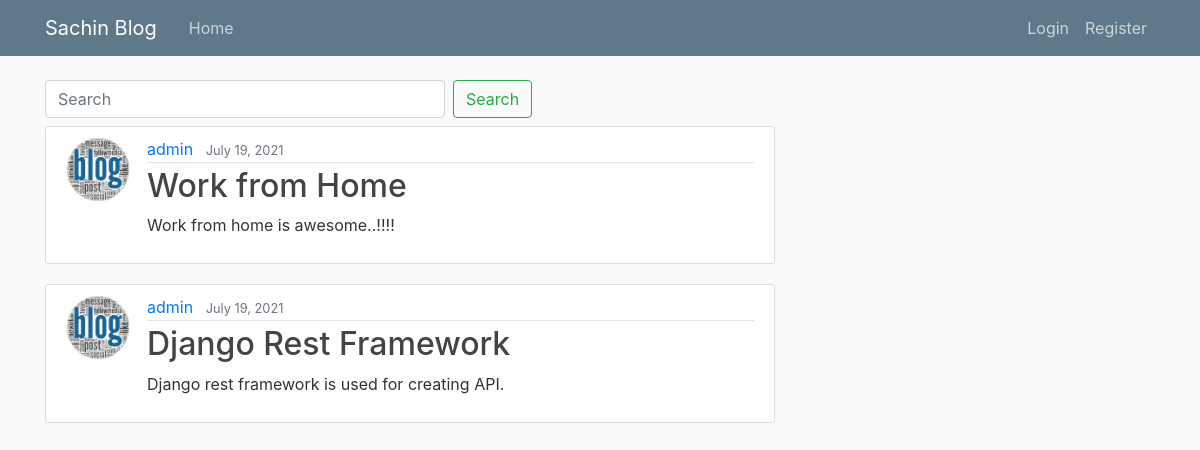
The page / on the database its author committed.
### blog/models.py (models this page shows, shortened)
class Post(models.Model):
    author = models.ForeignKey(
        settings.AUTH_USER_MODEL, on_delete=models.CASCADE)
    title = models.CharField(max_length=100)
    content = models.TextField()
    liked = models.ManyToManyField(
        settings.AUTH_USER_MODEL, blank=True, related_name='liked')
    date_posted = models.DateTimeField(default=timezone.now)
    objects = PostManager()
    class Meta:
        ordering = ('-date_posted', )

### users/models.py (models this page shows, shortened)
class Profile(models.Model):
    user = models.OneToOneField(User, on_delete=models.CASCADE)
    image = models.ImageField(default='default.jpg', upload_to='profile_pics')

### blog/views.py (the view)
# urls.py: path('', PostListView.as_view(), name='index'),
class PostListView(ListView):
    model = Post
    template_name = 'blog/index.html'
    context_object_name = 'posts'
    paginate_by = 5
    def get_queryset(self):
        try:
            keyword = self.request.GET['q']
        except:
            keyword = ''
        if (keyword != ''):
            object_list = self.model.objects.filter(
                Q(content__icontains=keyword) | Q(title__icontains=keyword))
        else:
            object_list = self.model.objects.all()
        return object_list

### blog/templates/blog/index.html (shortened to what this page needs)
{% extends "blog/base.html" %}
{% block content %}
<form class="form-inline my-2 my-lg-0 pb-2">
    <input class="form-control mr-sm-2" name="q" type="search" placeholder="Search" aria-label="Search" style="width: 400px">
    <input class="btn btn-outline-success my-2 my-sm-0" type="submit" value="Search">
</form>
    {% for post in posts %}
        <article class="media content-section">
          <img class="rounded-circle article-img" src="{{ post.author.profile.image.url }}">
          <div class="media-body">
            <div class="article-metadata">
              <a class="mr-2" href="{% url 'user_posts' post.author.username %}">{{ post.author }}</a>
              <small class="text-muted">{{ post.date_posted|date:"F d, Y" }}</small>
            </div>
          <h2><a class="article-title" href="{% url 'post_detail' post.pk %}">{{ post.title }}</a></h2>
            <p class="article-content">{{ post.content|safe }}</p>
          </div>
        </article>
    {% endfor %}
{% endblock content %}

### web/static/css/main.css (style rules this page uses)
body { background: #fafafa; color: #333333; margin-top: 5rem; }
h1, h2, h3, h4, h5, h6 { color: #444444; }
.content-section { background: #ffffff; padding: 10px 20px; border: 1px solid #dddddd; border-radius: 3px; margin-bottom: 20px; }
.article-title { color: #444444; }
.article-content { white-space: pre-line; }
.article-img { height: 65px; width: 65px; margin-right: 16px; }
.article-metadata { padding-bottom: 1px; margin-bottom: 4px; border-bottom: 1px solid #e3e3e3 }

### rows shown on the page
Post: author.profile.image (placeholder picture), author "admin", date_posted "July 19, 2021", title "Work from Home", content "Work from home is awesome..!!!!"
Post: author.profile.image (placeholder picture), author "admin", date_posted "July 19, 2021", title "Django Rest Framework", content "Django rest framework is used for creating API."
